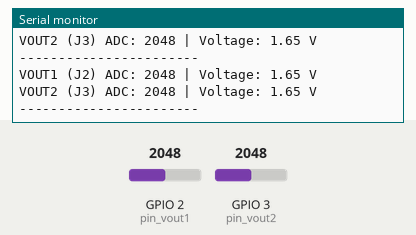
Recording of a program running on a simulated Seeed XIAO ESP32-C3. Parts: the last lines printed to the serial monitor. The inputs (shaded band) are chosen by the test bench; at power-on: GPIO 2 (pin_vout1) = 2048, GPIO 3 (pin_vout2) = 2048 (analog values on the 0–4095 scale).

Above: at 1.8 s.
1.9 s: GPIO 2 (pin_vout1) set to 2866
At 2.8 s:
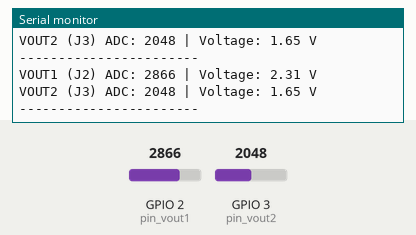
3.4 s: GPIO 3 (pin_vout2) set to 2866
At 4.7 s:
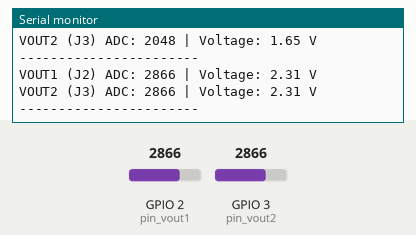
4.9 s: GPIO 2 (pin_vout1) set to 3603
At 5.8 s:
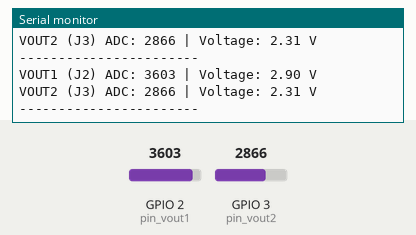
6.4 s: GPIO 3 (pin_vout2) set to 3603
At 7.8 s:
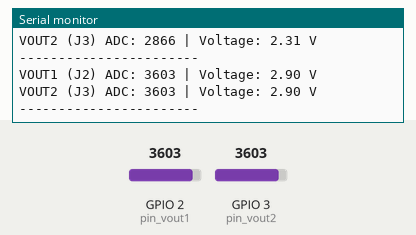
Timing chart, 0 to 8.9 s (numbered marks = the images above; inputs shaded):
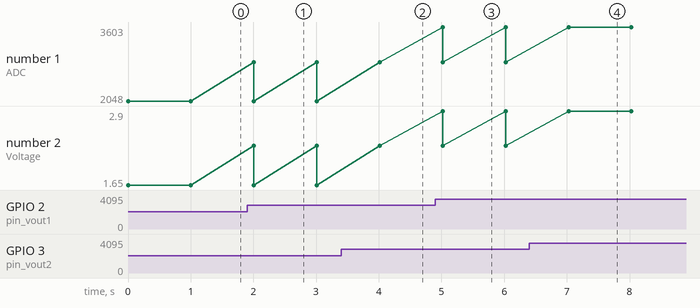

The program:

main.cpp
```cpp
#include <Arduino.h>


const int pin_vout1 = A0; // 对应 J2
const int pin_vout2 = A1; // 对应 J3

void setup() {

  Serial.begin(115200);


  pinMode(pin_vout1, INPUT);
  pinMode(pin_vout2, INPUT);


  analogReadResolution(12);
}

void loop() {

  int adc1 = analogRead(pin_vout1);
  int adc2 = analogRead(pin_vout2);


  float voltage1 = (adc1 / 4095.0) * 3.3;
  float voltage2 = (adc2 / 4095.0) * 3.3;


  Serial.print("VOUT1 (J2) ADC: ");
  Serial.print(adc1);
  Serial.print(" | Voltage: ");
  Serial.print(voltage1);
  Serial.println(" V");

  Serial.print("VOUT2 (J3) ADC: ");
  Serial.print(adc2);
  Serial.print(" | Voltage: ");
  Serial.print(voltage2);
  Serial.println(" V");

  Serial.println("-----------------------");

  delay(1000);
}
```

Measured:
- after the input at 1.9 s, the serial monitor: prints a new line after 0.11 s (image 1)
- after the input at 3.4 s, the serial monitor: prints a new line after 0.62 s (image 2)
- after the input at 4.9 s, the serial monitor: prints a new line after 0.12 s (image 3)
- after the input at 6.4 s, the serial monitor: prints a new line after 0.63 s (image 4)
